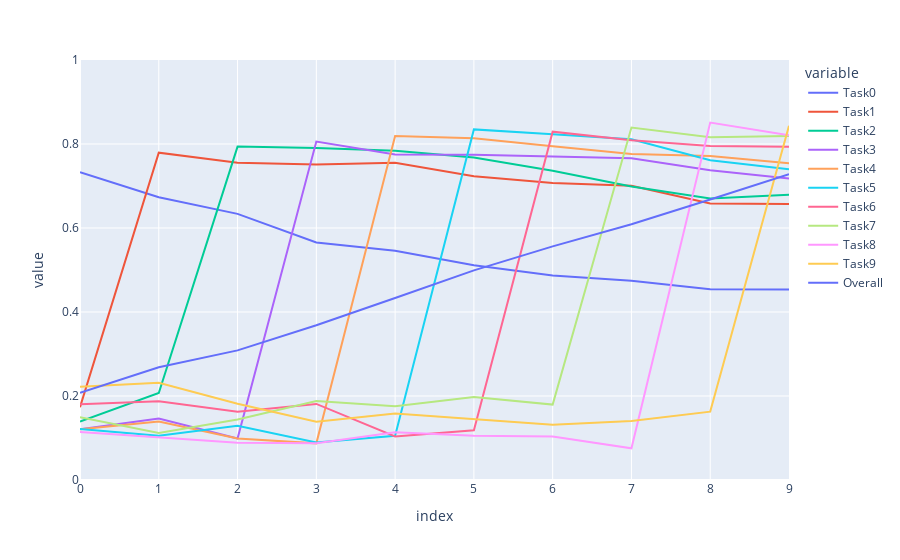

Notebook code for this chart:
### Code cell
fig = px.line(acc_df, x=acc_df.index, y=acc_df.columns, range_y=[0, 1])
fig.show()

### Figure 1 — Plotly figure (JSON) as saved in the notebook; plotly's stock layout.template omitted (floating-point values rounded to 4 significant figures)
{"data": [{"hovertemplate": "variable=Task0<br>index=%{x}<br>value=%{y}<extra></extra>", "legendgroup": "Task0", "line": {"color": "#636efa", "dash": "solid"}, "marker": {"symbol": "circle"}, "mode": "lines", "name": "Task0", "orientation": "v", "showlegend": true, "type": "scatter", "x": [0, 1, 2, 3, 4, 5, 6, 7, 8, 9], "xaxis": "x", "y": [0.7328, 0.6734, 0.6337, 0.5654, 0.5458, 0.5114, 0.4867, 0.4745, 0.4542, 0.4533], "yaxis": "y"}, {"hovertemplate": "variable=Task1<br>index=%{x}<br>value=%{y}<extra></extra>", "legendgroup": "Task1", "line": {"color": "#EF553B", "dash": "solid"}, "marker": {"symbol": "circle"}, "mode": "lines", "name": "Task1", "orientation": "v", "showlegend": true, "type": "scatter", "x": [0, 1, 2, 3, 4, 5, 6, 7, 8, 9], "xaxis": "x", "y": [0.1734, 0.7793, 0.7556, 0.7511, 0.7552, 0.7232, 0.7069, 0.7004, 0.6583, 0.6574], "yaxis": "y"}, {"hovertemplate": "variable=Task2<br>index=%{x}<br>value=%{y}<extra></extra>", "legendgroup": "Task2", "line": {"color": "#00cc96", "dash": "solid"}, "marker": {"symbol": "circle"}, "mode": "lines", "name": "Task2", "orientation": "v", "showlegend": true, "type": "scatter", "x": [0, 1, 2, 3, 4, 5, 6, 7, 8, 9], "xaxis": "x", "y": [0.1394, 0.207, 0.7938, 0.7905, 0.7839, 0.7677, 0.7364, 0.6986, 0.6705, 0.6793], "yaxis": "y"}, {"hovertemplate": "variable=Task3<br>index=%{x}<br>value=%{y}<extra></extra>", "legendgroup": "Task3", "line": {"color": "#ab63fa", "dash": "solid"}, "marker": {"symbol": "circle"}, "mode": "lines", "name": "Task3", "orientation": "v", "showlegend": true, "type": "scatter", "x": [0, 1, 2, 3, 4, 5, 6, 7, 8, 9], "xaxis": "x", "y": [0.1211, 0.1466, 0.0987, 0.8058, 0.7751, 0.7743, 0.7703, 0.766, 0.7375, 0.7177], "yaxis": "y"}, {"hovertemplate": "variable=Task4<br>index=%{x}<br>value=%{y}<extra></extra>", "legendgroup": "Task4", "line": {"color": "#FFA15A", "dash": "solid"}, "marker": {"symbol": "circle"}, "mode": "lines", "name": "Task4", "orientation": "v", "showlegend": true, "type": "scatter", "x": [0, 1, 2, 3, 4, 5, 6, 7, 8, 9], "xaxis": "x", "y": [0.1208, 0.1392, 0.0987, 0.0873, 0.819, 0.8134, 0.7949, 0.7764, 0.7717, 0.7543], "yaxis": "y"}, {"hovertemplate": "variable=Task5<br>index=%{x}<br>value=%{y}<extra></extra>", "legendgroup": "Task5", "line": {"color": "#19d3f3", "dash": "solid"}, "marker": {"symbol": "circle"}, "mode": "lines", "name": "Task5", "orientation": "v", "showlegend": true, "type": "scatter", "x": [0, 1, 2, 3, 4, 5, 6, 7, 8, 9], "xaxis": "x", "y": [0.1216, 0.1052, 0.1289, 0.0891, 0.1051, 0.8348, 0.8231, 0.8115, 0.7613, 0.7401], "yaxis": "y"}, {"hovertemplate": "variable=Task6<br>index=%{x}<br>value=%{y}<extra></extra>", "legendgroup": "Task6", "line": {"color": "#FF6692", "dash": "solid"}, "marker": {"symbol": "circle"}, "mode": "lines", "name": "Task6", "orientation": "v", "showlegend": true, "type": "scatter", "x": [0, 1, 2, 3, 4, 5, 6, 7, 8, 9], "xaxis": "x", "y": [0.1804, 0.1873, 0.1624, 0.1811, 0.1036, 0.1186, 0.8294, 0.809, 0.7951, 0.7932], "yaxis": "y"}, {"hovertemplate": "variable=Task7<br>index=%{x}<br>value=%{y}<extra></extra>", "legendgroup": "Task7", "line": {"color": "#B6E880", "dash": "solid"}, "marker": {"symbol": "circle"}, "mode": "lines", "name": "Task7", "orientation": "v", "showlegend": true, "type": "scatter", "x": [0, 1, 2, 3, 4, 5, 6, 7, 8, 9], "xaxis": "x", "y": [0.1495, 0.1119, 0.1439, 0.1879, 0.1754, 0.1978, 0.1796, 0.8391, 0.8159, 0.8189], "yaxis": "y"}, {"hovertemplate": "variable=Task8<br>index=%{x}<br>value=%{y}<extra></extra>", "legendgroup": "Task8", "line": {"color": "#FF97FF", "dash": "solid"}, "marker": {"symbol": "circle"}, "mode": "lines", "name": "Task8", "orientation": "v", "showlegend": true, "type": "scatter", "x": [0, 1, 2, 3, 4, 5, 6, 7, 8, 9], "xaxis": "x", "y": [0.1143, 0.1018, 0.0885, 0.0876, 0.1136, 0.1051, 0.1034, 0.0754, 0.8509, 0.821], "yaxis": "y"}, {"hovertemplate": "variable=Task9<br>index=%{x}<br>value=%{y}<extra></extra>", "legendgroup": "Task9", "line": {"color": "#FECB52", "dash": "solid"}, "marker": {"symbol": "circle"}, "mode": "lines", "name": "Task9", "orientation": "v", "showlegend": true, "type": "scatter", "x": [0, 1, 2, 3, 4, 5, 6, 7, 8, 9], "xaxis": "x", "y": [0.2222, 0.2317, 0.1816, 0.1385, 0.1581, 0.1447, 0.1315, 0.1404, 0.1628, 0.8433], "yaxis": "y"}, {"hovertemplate": "variable=Overall<br>index=%{x}<br>value=%{y}<extra></extra>", "legendgroup": "Overall", "line": {"color": "#636efa", "dash": "solid"}, "marker": {"symbol": "circle"}, "mode": "lines", "name": "Overall", "orientation": "v", "showlegend": true, "type": "scatter", "x": [0, 1, 2, 3, 4, 5, 6, 7, 8, 9], "xaxis": "x", "y": [0.2076, 0.2683, 0.3086, 0.3684, 0.4335, 0.4991, 0.5562, 0.6091, 0.6678, 0.7278], "yaxis": "y"}], "layout": {"legend": {"title": {"text": "variable"}, "tracegroupgap": 0}, "margin": {"t": 60}, "xaxis": {"anchor": "y", "domain": [0, 1], "title": {"text": "index"}}, "yaxis": {"anchor": "x", "domain": [0, 1], "range": [0, 1], "title": {"text": "value"}}}}
